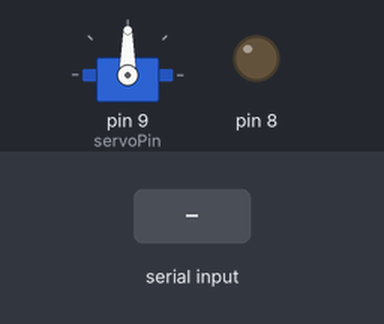
Bench run of a sketch on a simulated Arduino Uno, built with avr-gcc and run on an emulated ATmega328P. Parts: servo, output pins drawn as LEDs (lit = HIGH). The inputs (shaded band) are chosen by the test bench.

Above: at 1.2 s.
1.3 s: "1" received over Serial
At 2.1 s:
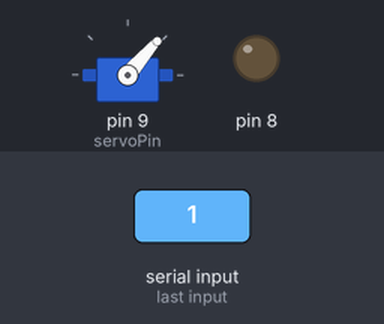
2.8 s: byte 254 (254) received over Serial
At 3.2 s:
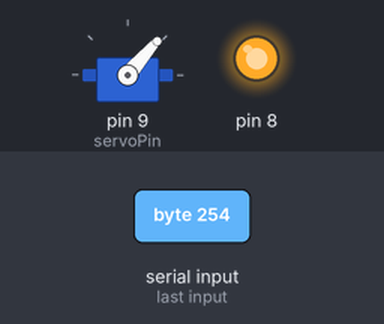
4.3 s: "0" received over Serial
At 5.5 s:
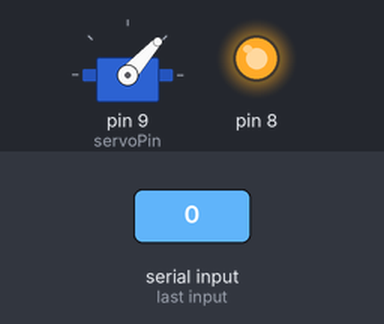
5.8 s: byte 255 (255) received over Serial
At 6.7 s:
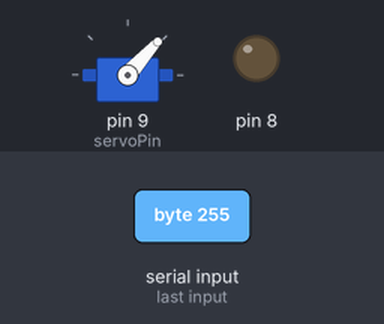
Timing chart, 0 to 8.3 s (numbered marks = the images above; inputs shaded):
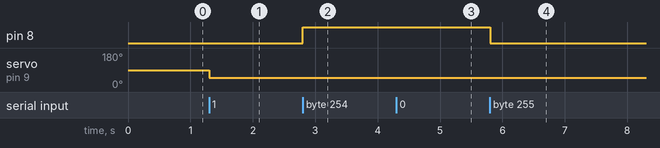

The sketch:

readSerialToLaser.ino
```cpp
#include <Servo.h>  //add '<' and '>' before and after servo.h

int servoPin = 9;
int petentioPin = A0;

Servo servo;

int servoAngle = 0;   // servo position in degrees
int petentioValue = 0;
int incomingByte = 0;

void setup()
{
  Serial.begin(9600);
  servo.attach(servoPin);

  pinMode(8, OUTPUT);
  digitalWrite(8, LOW);   // turn the LED on (HIGH is the voltage level)
}


void loop()
{
//control the servo's direction
  //petentioValue = analogRead(petentioPin);
  //check for value change first
  //servo.write(map(petentioValue, 0, 1023, 0, 180));

  //petentioValue++;
  //servo.write(petentioValue);
  //delay(17);
  //if(petentioValue > 180){
  //  petentioValue = 0;
  //}

  if (Serial.available() > 0) {
    // read the incoming byte:
    incomingByte = Serial.read();
    if(incomingByte > 30 && incomingByte < 160){
      servo.write(incomingByte);
    }else if(incomingByte == 255){
      digitalWrite(8, LOW);
    }else if(incomingByte == 254){
      digitalWrite(8, HIGH);
    }

  }
//   servo.write(0);      // Turn SG90 servo Left to 45 degrees
//   delay(600);          // Wait 1 second
//   servo.write(180);      // Turn SG90 servo back to 90 degrees (center position)
//   delay(600);          // Wait 1 second
//   servo.write(135);     // Turn SG90 servo Right to 135 degrees
//   delay(1000);          // Wait 1 second
//   servo.write(90);      // Turn SG90 servo back to 90 degrees (center position)
//   delay(1000);

//end control the servo's direction and the position of the motor


//control the servo's speed

//if you change the delay value (from example change 50 to 10), the speed of the servo changes
//  for(servoAngle = 0; servoAngle < 180; servoAngle++)  //move the micro servo from 0 degrees to 180 degrees
//  {
//    servo.write(servoAngle);
//    delay(50);
//  }
//
//  for(servoAngle = 180; servoAngle > 0; servoAngle--)  //now move back the micro servo from 0 degrees to 180 degrees
//  {
//    servo.write(servoAngle);
//    delay(10);
//  }
  //end control the servo's speed
}
```

Measured:
- after the input at 1.3 s, servo on pin 9 (servoPin): 90° → 49° at once
- after the input at 2.8 s, pin 8: LOW → HIGH at once
- after the input at 4.3 s, servo on pin 9 (servoPin): 49° → 48° at once
- after the input at 5.8 s, pin 8: HIGH → LOW at once
